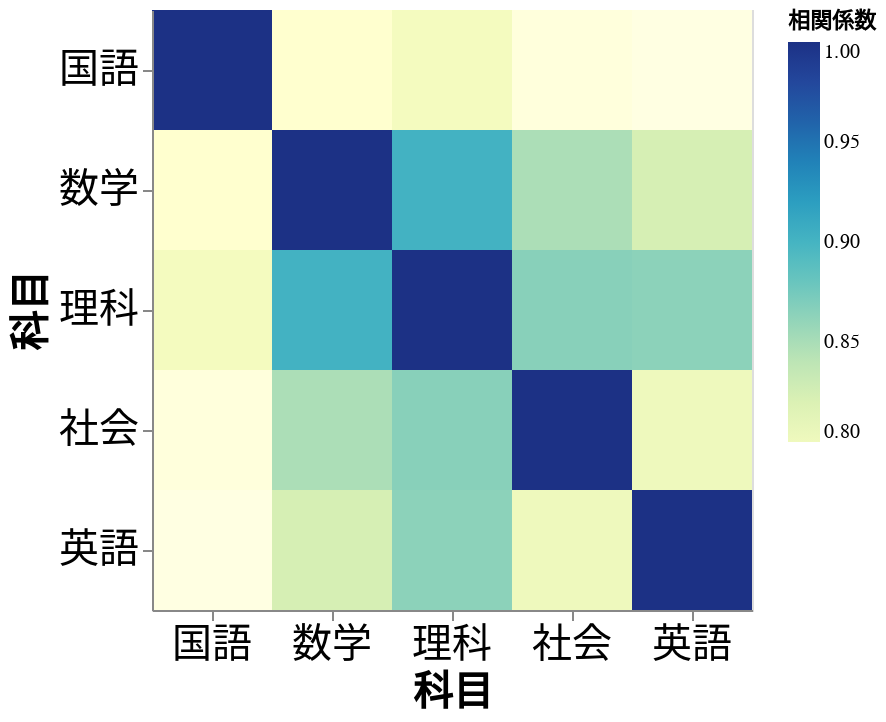

Notebook code for this chart:
### Markdown cell above
## ヒートマップ（相関係数の表示）
相関係数を altair で表示するには、雑然データから整然データへの変換が必要である。

### Code cell
import altair as alt
from altair_saver import save

corr = df[sub].corr()
corr = pd.melt(corr.reset_index(), id_vars="index", var_name="科目", value_name="相関係数")
heatmap = (
    alt.Chart(corr)
    .mark_rect()
    .encode(
        x=alt.X(
            "index:O",
            sort=sub,
            axis=alt.Axis(
                labelFontSize=20, ticks=True, titleFontSize=20, title="科目", labelAngle=0
            ),
        ),
        y=alt.Y(
            "科目:O",
            sort=sub,
            axis=alt.Axis(
                labelFontSize=20, ticks=True, titleFontSize=20, title="科目", labelAngle=0
            ),
        ),
        color=alt.Color("相関係数:Q", scale=alt.Scale(domain=[0.8, 1])),
        tooltip=["相関係数"],
    )
    .properties(width=300, height=300)
    .interactive()
)

save(heatmap, "heatmap.html", embed_options={"actions": True})
heatmap

### Figure 1 — Vega-Lite specification as saved in the notebook (floating-point values rounded to 4 significant figures)
{"config": {"view": {"continuousWidth": 400, "continuousHeight": 300}}, "data": {"name": "data-6b877fdb7a84552731ee3be92f3fef26"}, "mark": "rect", "encoding": {"color": {"field": "相関係数", "scale": {"domain": [0.8, 1]}, "type": "quantitative"}, "tooltip": [{"field": "相関係数", "type": "quantitative"}], "x": {"axis": {"labelAngle": 0, "labelFontSize": 20, "ticks": true, "title": "科目", "titleFontSize": 20}, "field": "index", "sort": ["国語", "数学", "理科", "社会", "英語"], "type": "ordinal"}, "y": {"axis": {"labelAngle": 0, "labelFontSize": 20, "ticks": true, "title": "科目", "titleFontSize": 20}, "field": "科目", "sort": ["国語", "数学", "理科", "社会", "英語"], "type": "ordinal"}}, "height": 300, "selection": {"selector003": {"type": "interval", "bind": "scales", "encodings": ["x", "y"]}}, "width": 300, "$schema": "https://vega.github.io/schema/vega-lite/v4.17.0.json", "datasets": {"data-6b877fdb7a84552731ee3be92f3fef26": [{"index": "国語", "科目": "国語", "相関係数": 1.0}, {"index": "数学", "科目": "国語", "相関係数": 0.759}, {"index": "理科", "科目": "国語", "相関係数": 0.7953}, {"index": "社会", "科目": "国語", "相関係数": 0.7314}, {"index": "英語", "科目": "国語", "相関係数": 0.7178}, {"index": "国語", "科目": "数学", "相関係数": 0.759}, {"index": "数学", "科目": "数学", "相関係数": 1.0}, {"index": "理科", "科目": "数学", "相関係数": 0.9015}, {"index": "社会", "科目": "数学", "相関係数": 0.8485}, {"index": "英語", "科目": "数学", "相関係数": 0.823}, {"index": "国語", "科目": "理科", "相関係数": 0.7953}, {"index": "数学", "科目": "理科", "相関係数": 0.9015}, {"index": "理科", "科目": "理科", "相関係数": 1.0}, {"index": "社会", "科目": "理科", "相関係数": 0.8656}, {"index": "英語", "科目": "理科", "相関係数": 0.8636}, {"index": "国語", "科目": "社会", "相関係数": 0.7314}, {"index": "数学", "科目": "社会", "相関係数": 0.8485}, {"index": "理科", "科目": "社会", "相関係数": 0.8656}, {"index": "社会", "科目": "社会", "相関係数": 1.0}, {"index": "英語", "科目": "社会", "相関係数": 0.8005}, {"index": "国語", "科目": "英語", "相関係数": 0.7178}, {"index": "数学", "科目": "英語", "相関係数": 0.823}, {"index": "理科", "科目": "英語", "相関係数": 0.8636}, {"index": "社会", "科目": "英語", "相関係数": 0.8005}, {"index": "英語", "科目": "英語", "相関係数": 1.0}]}}
